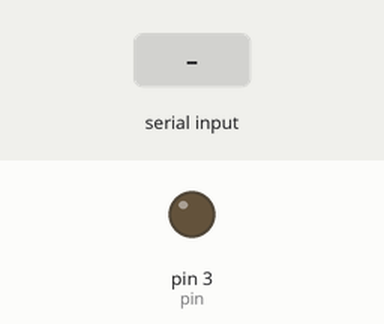
Bench run of a sketch on a simulated Arduino Uno, built with avr-gcc and run on an emulated ATmega328P. On the bench: output pins drawn as LEDs (lit = HIGH). Inputs (shaded band) come from the test bench. What the sketch prints to the serial monitor is not drawn.

Above: at 1.2 s.
1.3 s: "Lights off" received over Serial
At 2.7 s:
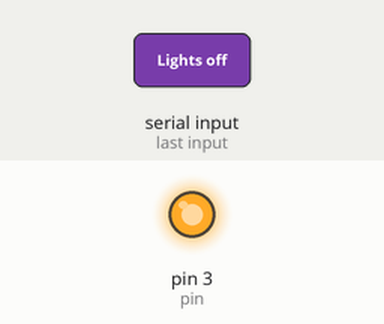
3.8 s: "Lights on" received over Serial
At 5.8 s:
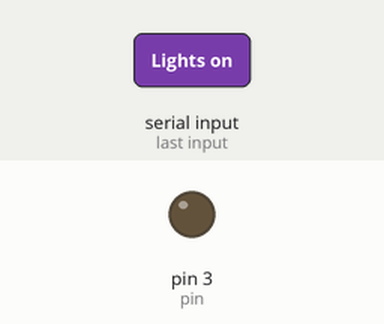
Timing chart, 0 to 7.3 s (numbered marks = the images above; inputs shaded):
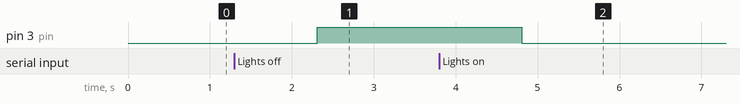

Measured:
- after the input at 1.3 s, pin 3 (pin): LOW → HIGH after 1.0 s
- after the input at 3.8 s, pin 3 (pin): HIGH → LOW after 1.0 s

The sketch:

light.ino
```cpp
int pin=3;
void setup() {
  // put your setup code here, to run once:
pinMode(pin,OUTPUT);
Serial.begin(9600);
digitalWrite(pin,LOW);
}

void loop() {
  // put your main code here, to run repeatedly:
String a;
Serial.print("input your command: ");
while(Serial.available()==0){}
a=Serial.readString();
Serial.println(a);
if(a=="Lights on"){
  digitalWrite(pin,LOW);
}
if(a=="Lights off"){
  digitalWrite(pin,HIGH);
}
if(a=="alarm"){
  long int min,sec;
  Serial.println("input timer value: ");
  while(Serial.available()==0){}
  min= Serial.parseInt();
  sec=min*60000;
  Serial.print("timer set for ");Serial.print(min);Serial.println(" minute");

  delay(sec);
  for(int i=1;i<=10;i++){
    alarm();
  }
}
}
void alarm(){
  digitalWrite(pin,HIGH);delay(300);
  digitalWrite(pin,LOW);delay(300);
}
```
